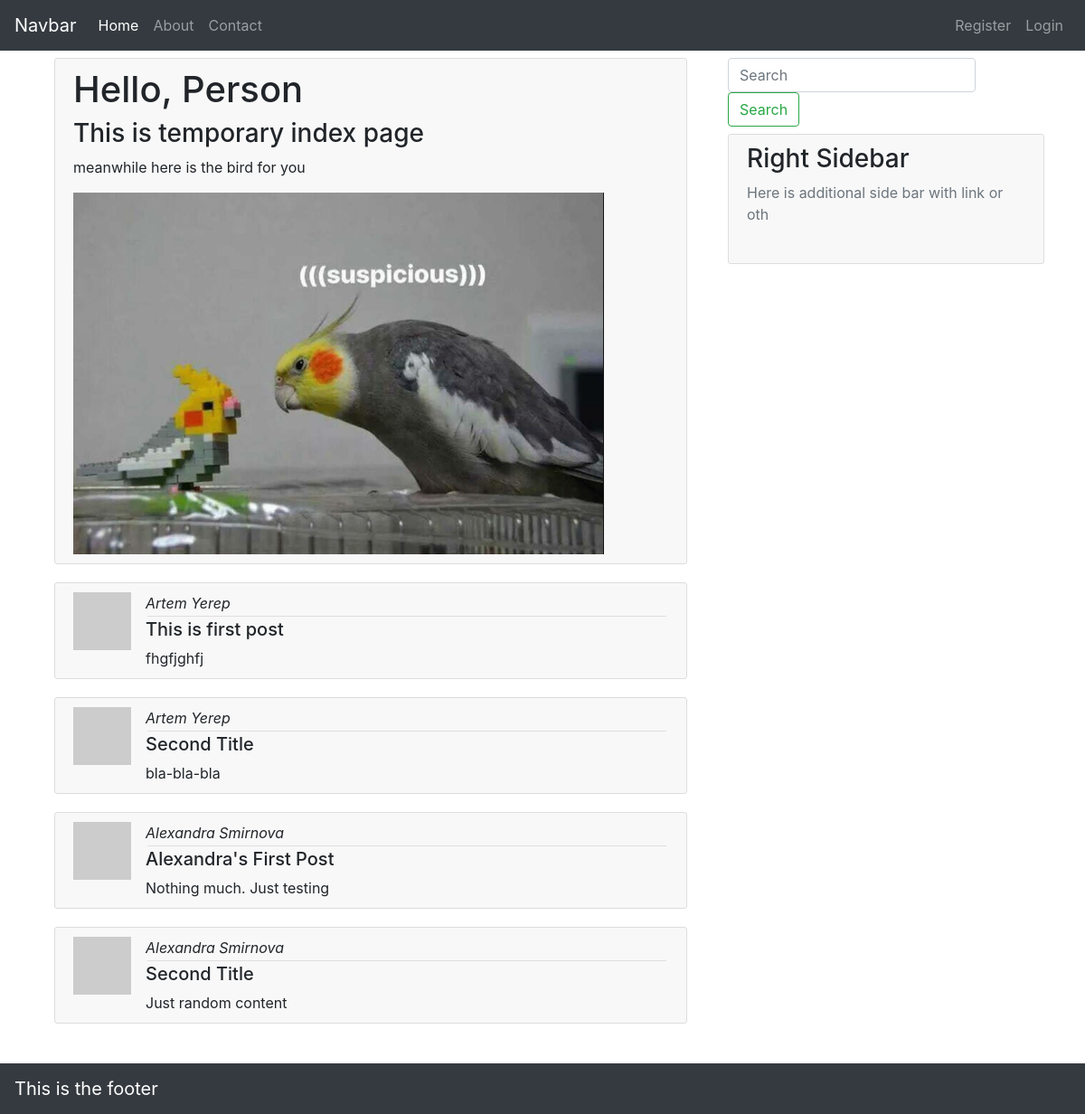
The page / on the database its author committed.
### app/models.py (models this page shows, shortened)
class Post(db.Model):
    id = db.Column(db.Integer, primary_key=True)
    title =  db.Column(db.String(70))
    content = db.Column(db.String(1000))
    user_id = db.Column(db.Integer, db.ForeignKey('user.id'))

class User(UserMixin, db.Model):
    id = db.Column(db.Integer, primary_key=True)
    name = db.Column(db.String(70))
    email = db.Column(db.String(100), index=True, unique=True)
    password_hash = db.Column(db.String(180))
    posts = db.relationship('Post', backref="author", lazy="dynamic")

### app/routes.py (the view)
@app.route("/") # the home route
def index():
    context = {
        'posts' : Post.query.all()
    }
    return render_template('index.html', **context)

### app/templates/index.html
{% extends 'layout.html' %}
{% block content %}
<div class="content-section">
    <h1>Hello, Person</h1>
    <h3>This is temporary index page</h3>
    <p>meanwhile here is the bird for you</p>
    <img src="/static/img/birb.png" alt="birb">
</div>
{% for post in posts %}
<div class="media content-section">
    <img src="https://placehold.it/64x64" class="mr-3" , alt="..."><br>
    <div class="media-body">
        <i>{{ post.author.name }}</i>
        <hr class="hrspacing">
        <h5 class="mt-0">{{ post.title }}</h5>
        {{ post.content }}
    </div>
</div>
{% endfor %}
{% endblock %}

### app/templates/layout.html (shortened to what this page needs)
<!doctype html>
<html lang="en">
<head>
    <link rel="stylesheet" href="https://stackpath.bootstrapcdn.com/bootstrap/4.3.1/css/bootstrap.min.css"
>
    <link rel="stylesheet" href="{{ url_for('static', filename='css/main.css') }}">
</head>
<body>
    <header>
        <nav class="navbar navbar-expand-sm navbar-dark bg-dark ">
            <a class="navbar-brand" href="#">Navbar</a>
            <div class="collapse navbar-collapse" id="collapsibleNavId">
                <ul class="navbar-nav mr-auto mt-2 mt-lg-0">
                    <li class="nav-item active">
                        <a class="nav-link" href="{{ url_for('index') }}">Home </a>
                    </li>
                    <li class="nav-item">
                        <a class="nav-link" href="{{ url_for('about') }}">About</a>
                    </li>
                    <li class="nav-item">
                        <a class="nav-link" href="{{ url_for('contact') }}">Contact</a>
                    </li>
                </ul>
                <ul class="navbar-nav">
                    {% if current_user.is_anonymous %}
                    <li class="nav-item">
                        <a class="nav-link" href="{{ url_for('register') }}">Register</a>
                    </li>
                    <li class="nav-item">
                        <a class="nav-link" href="{{ url_for('login') }}">Login</a>
                    </li>
                    {% endif %}
                </ul>
            </div>
        </nav>
    </header>
    <div id="main" class="container">
        <div class="row">
            <div class="col-md-8 mt-2">
                <div class="container">
                    {% block content %}{% endblock %}
                </div>
            </div>
            <div class="col-md-4">
                <form class="form-inline my-2 my-sm-2 mr-0">
                    <input class="form-control mr-sm-2 " type="text" placeholder="Search">
                    <button class="btn btn-outline-success my-2 my-sm-0" type="submit">Search</button>
                </form>
                <div class="content-section">
                    <h3>Right Sidebar</h3>
                    <p class='text-muted'>Here is additional side bar with link or oth
                    </p>
                </div>
            </div>
        </div>
    </div>
    <footer>
        <div class="footer-nav">
        <nav class="navbar fixed-bottom navbar-dark bg-dark">
            <a class="navbar-brand" href="#">This is the footer</a>
        </nav>
        </div>
    </footer>
</body>
</html>

### app/static/css/main.css (style rules this page uses)
.content-section { background: #f8f8f8; padding: 10px 20px; border: 1px solid #dddddd; border-radius: 3px; margin-bottom: 20px; }
.footer-nav { padding-top: 5rem; }
.hrspacing { margin: 2px; }

### rows shown on the page
Post: author.name "Artem Yerep", title "This is first post", content "fhgfjghfj"
Post: author.name "Artem Yerep", title "Second Title", content "bla-bla-bla"
Post: author.name "Alexandra Smirnova", title "Alexandra's First Post", content "Nothing much. Just testing"
Post: author.name "Alexandra Smirnova", title "Second Title", content "Just random content"
